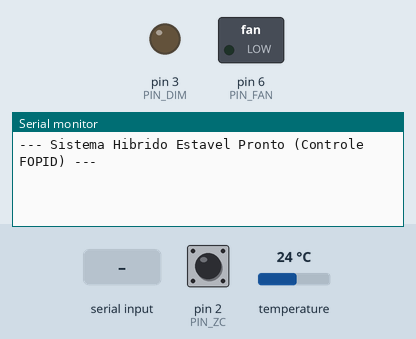
Bench run of a sketch on a simulated Arduino Leonardo, built with avr-gcc and run on an emulated ATmega32U4. Shown: switched loads named in the sketch (green lamp = pin HIGH), output pins drawn as LEDs (lit = HIGH), the last lines printed to the serial monitor. Inputs (shaded band) come from the test bench; at power-on: pin 2 (PIN_ZC) HIGH, temperature 24 °C.

Above: at 1.5 s.
1.6 s: "/stop\n" received over Serial
At 2.8 s:
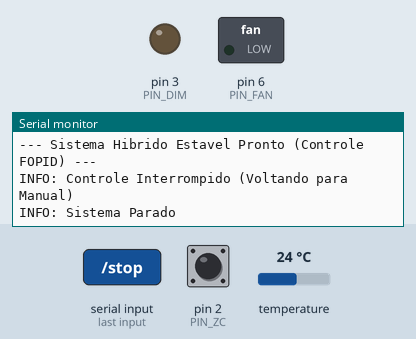
3.1 s: "/monitor off\n" received over the second serial link
At 3.9 s:
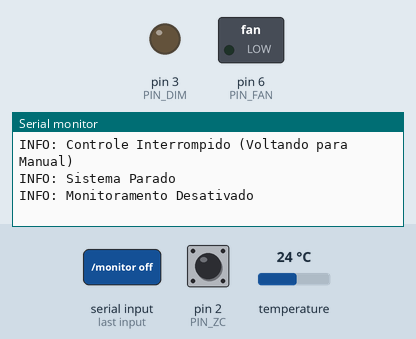
4.6 s: "/play  45\n" received over Serial
At 4.82 s:
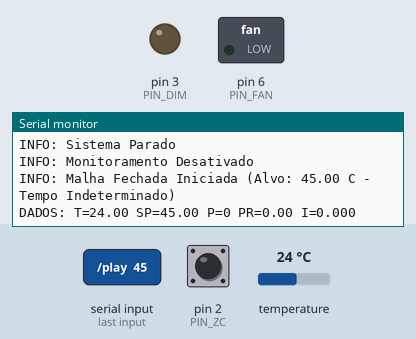
6.1 s: "/staircase  45\n" received over the second serial link
At 6.32 s:
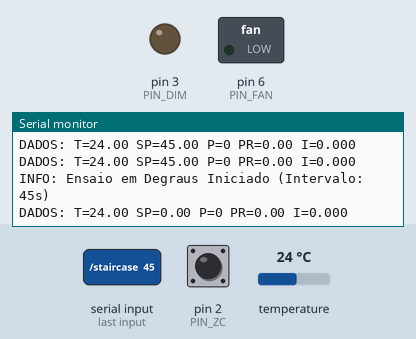

Measured:
- after the input at 1.6 s, the serial monitor: prints a new line at once (image 1)
- after the input at 3.1 s, the serial monitor: prints a new line at once (image 2)
- after the input at 4.6 s, the serial monitor: prints a new line at once (image 3)
- after the input at 6.1 s, the serial monitor: prints a new line at once (image 4)

The sketch:

mega_bt_termico_controle_v1.2.ino
```cpp
/*
  SISTEMA MODULAR - ARQUITETURA HÍBRIDA ESTÁVEL (OMNICANAL + DSP)
  Versão: Controle FOPID (Ordem Fracionária - Aproximação Oustaloup)
*/
#include <OneWire.h>
#include <DallasTemperature.h>

#define PIN_ZC 2
#define PIN_DIM 3
#define PIN_FAN 6
#define PIN_DS18B20 8
#define PIN_CURRENT A0

volatile unsigned long lastZC = 0;
volatile int atrasoDimmerAtual = 8200;
volatile int powerAtual = 0;
volatile unsigned long zcCounter = 0;

OneWire oneWire(PIN_DS18B20);
DallasTemperature sensors(&oneWire);

int ensaioTargetPower = 0;
unsigned long ensaioDurationMillis = 0;
unsigned long ensaioStartMillis = 0;
bool ensaioRunning = false;
bool monitorMode = false;
bool staircaseRunning = false;

volatile float setpointTemp = 30.0;

// =================================================================
// VARIÁVEIS DO CONTROLO FOPID (Ordem 5)
// =================================================================
// =================================================================
// VARIÁVEIS DO CONTROLO FOPID
// =================================================================
// Valores registados para a sua interface (meramente informativos)
/*
volatile float kp = 6.8062e-11, ki = 1.8359e-10, kd = 22.6685;
volatile float lamb = 0.554660, mu = 0.9;

#define TAM_FILTRO 11

// NOSSOS COEFICIENTES OTIMIZADOS:
volatile float b[TAM_FILTRO] = {4.299875e+01, -2.845180e+02, 7.871267e+02, -1.149452e+03, 8.850566e+02, -2.369421e+02, -1.396557e+02, 1.182964e+02, -1.673497e+01, -8.600695e+00, 2.425031e+00};
volatile float a[TAM_FILTRO] = {1.000000e+00, -4.785904e+00, 7.840943e+00, -2.538065e+00, -7.180923e+00, 8.617816e+00, -2.372067e+00, -1.315851e+00, 7.611639e-01, 2.200372e-02, -4.911592e-02};

// Histórico de Estados (ajusta-se automaticamente para 11 posições)
volatile float e_hist[TAM_FILTRO] = {0};
volatile float u_hist[TAM_FILTRO] = {0};
*/

// =================================================================
// VARIÁVEIS DO CONTROLE FOPID REDUZIDO (2.ª ORDEM - HANKEL)
// =================================================================
#define TAM_FILTRO 3  // Precisamos apenas de k, k-1 e k-2

// COEFICIENTES DISCRETOS EXATOS (Gerados nativamente no MATLAB)
// Região 1 (Kp=5, Ki=1, Kd=2, Lam=0.81271, Mu=0.62996)
volatile float r1[3] = {28.159052, -4.944946, -23.118227};
volatile float s1[2] = {-0.002628, -0.996774};

// Região 2 (Kp=5, Ki=1, Kd=2, Lam=0.72245, Mu=0.68271)
volatile float r2[3] = {30.550319, -2.493505, -27.928915};
volatile float s2[2] = {-0.003204, -0.996236};

// Região 3 (Kp=5, Ki=1, Kd=2, Lam=0.99122, Mu=0.56279)
volatile float r3[3] = {30.702280, -18.586565, -12.048402};
volatile float s3[2] = {-0.001691, -0.997653};

// Histórico de Estados (Erro e Saída)
volatile float e_hist[TAM_FILTRO] = {0, 0, 0};
volatile float u_hist[TAM_FILTRO] = {0, 0, 0};

// Variáveis essenciais para o Bluetooth
const byte MASCARA_BUFFER = 64;
char bufferUSB[MASCARA_BUFFER];
char bufferBT[MASCARA_BUFFER];

// Controladores de Tempo
unsigned long lastCurrentTime = 0;
unsigned long lastTempTime = 0;
unsigned long lastTelemetryTime = 0;

void setup() {
  Serial.begin(115200);
  pinMode(PIN_FAN, OUTPUT);
  digitalWrite(PIN_FAN, LOW);

  BT_Init();
  Sensor_Init();
  Dimmer_Init();

  // Inicializa os vetores do controlador FOPID
  Controle_Init();

  EnviarMensagem("--- Sistema Hibrido Estavel Pronto (Controle FOPID) ---");
}

void loop() {
  // 1. Amostragem de corrente contínua
  Sensor_AmostraContinua();

  // 2. Cálculo RMS da corrente (250ms)
  if (millis() - lastCurrentTime >= 250) {
    lastCurrentTime = millis();
    Sensor_CalcularRMS();
  }

  // 3. Atualização da Temperatura (800ms)
  if (millis() - lastTempTime >= 800) {
    lastTempTime = millis();
    Sensor_AmostraTemperatura();
  }

  // 4. Execução da Malha de Controle
  Controle_Update();

  // 5. Telemetria para a Interface (250ms)
  if (millis() - lastTelemetryTime >= 250) {
    lastTelemetryTime = millis();
    BT_SendTelemetry();
  }

  Ensaio_Update();
  BT_Listen();
}
```

BLUETOOTH.ino
```cpp
// =================================================================
// MÓDULO 5: COMUNICAÇÃO OMNICANAL (USB + HC-06)
// =================================================================

void BT_Init() {
  Serial1.begin(115200);
}

void EnviarMensagem(String msg) {
  Serial.println(msg);
  Serial1.println(msg);
}

void CMD_Parse(String cmd) {
  cmd.trim();

  // NOVO: Receção de Parâmetros de Sintonia FOPID da Interface
  if (cmd.startsWith("P;")) {
    // Variáveis declaradas LOCALMENTE apenas para evitar erros de compilação
    float kp, ki, kd, lamb, mu;
    int parsed = sscanf(cmd.c_str(), "P;%f;%f;%f;%f;%f", &kp, &ki, &kd, &lamb, &mu);
    if (parsed == 5) {
      EnviarMensagem("INFO: Parametros recebidos! Lembre-se: Calcule os novos vetores 'r' e 's' no MATLAB.");
    }
    return;
  }
  else if (cmd.startsWith("/play ")) {
    int p1 = cmd.indexOf(' ');
    int p2 = cmd.indexOf(' ', p1 + 1);
    if (p1 != -1 && p2 != -1) {
      int dur = cmd.substring(p1 + 1, p2).toInt();
      float target = cmd.substring(p2 + 1).toFloat();
      Ensaio_Start(dur, target);
    }
  }
  else if (cmd.startsWith("/staircase ")) {
    int interval = cmd.substring(11).toInt();
    Staircase_Start(interval);
  }
  else if (cmd == "/stop") {
    Ensaio_Stop();
    staircaseRunning = false;
    powerAtual = 0;
    EnviarMensagem("INFO: Sistema Parado");
  }
  else if (cmd.startsWith("/setpoint ")) {
    setpointTemp = cmd.substring(10).toFloat();
    EnviarMensagem("INFO: Novo Setpoint = " + String(setpointTemp) + " C");
  }
  else if (cmd.startsWith("/monitor on")) {
    monitorMode = true;
    EnviarMensagem("INFO: Monitoramento Ativado");
  }
  else if (cmd.startsWith("/monitor off")) {
    monitorMode = false;
    EnviarMensagem("INFO: Monitoramento Desativado");
  }
  else if (cmd.startsWith("/fan ")) {
    int val = cmd.substring(5).toInt();
    analogWrite(PIN_FAN, map(val, 0, 100, 0, 255));
  }
}

// =================================================================
// LEITURA DE DADOS
// =================================================================
void BT_Listen() {
  static byte idxUSB = 0;
  while (Serial.available() > 0) {
    char c = Serial.read();
    if (c != '\n' && c != '\r') {
      bufferUSB[idxUSB++] = c;
      if (idxUSB >= MASCARA_BUFFER) idxUSB = MASCARA_BUFFER - 1;
    } else if (c == '\n') {
      bufferUSB[idxUSB] = '\0';
      idxUSB = 0;
      String cmd = String(bufferUSB);
      if(cmd.length() > 0) CMD_Parse(cmd);
    }
  }

  static byte idxBT = 0;
  while (Serial1.available() > 0) {
    char c = Serial1.read();
    if (c != '\n' && c != '\r') {
      bufferBT[idxBT++] = c;
      if (idxBT >= MASCARA_BUFFER) idxBT = MASCARA_BUFFER - 1;
    } else if (c == '\n') {
      bufferBT[idxBT] = '\0';
      idxBT = 0;
      String cmd = String(bufferBT);
      if(cmd.length() > 0) CMD_Parse(cmd);
    }
  }
}

// =================================================================
// ENVIO DE TELEMETRIA
// =================================================================
void BT_SendTelemetry() {
  static bool lastStateActive = false;
  bool currentStateActive = (ensaioRunning || monitorMode || staircaseRunning);

  if (!currentStateActive) {
    if (lastStateActive) {
      float temp = Sensor_GetTemp();
      if (temp == DEVICE_DISCONNECTED_C) temp = 0.01;
      String pacote = "DADOS: T=" + String(temp, 2) + " SP=0.0 P=0 PR=0.00 I=0.000";
      EnviarMensagem(pacote);
      lastStateActive = false;
    }
    return;
  }

  lastStateActive = true;

  float temp = Sensor_GetTemp();
  float curr = Sensor_GetCorrente();

  float p_real = 165.8 * (curr * curr);
  float send_sp = ensaioRunning ? setpointTemp : 0.0;

  if (temp != DEVICE_DISCONNECTED_C) {
    String pacote = "DADOS: T=" + String(temp, 2) + " SP=" + String(send_sp, 2) + " P=" + String(powerAtual) + " PR=" + String(p_real, 2) + " I=" + String(curr, 3);
    EnviarMensagem(pacote);
  }
  else {
    EnviarMensagem("ERRO: Sensor de Temperatura falhou!");
    String pacote = "DADOS: T=0.01 SP=" + String(send_sp, 2) + " P=" + String(powerAtual) + " PR=" + String(p_real, 2) + " I=" + String(curr, 3);
    EnviarMensagem(pacote);
  }
}
```

controle.ino
```cpp
// =================================================================
// MÓDULO 6: CONTROLADOR DIGITAL FOPID REDUZIDO (RST / IIR 2ª ORDEM)
// =================================================================

unsigned long lastControlTime = 0;
const unsigned long Ts_ms = 2000; // Tempo de Amostragem

void Controle_Init() {
  for(int i = 0; i < TAM_FILTRO; i++) {
    e_hist[i] = 0.0;
    u_hist[i] = 0.0;
  }
  lastControlTime = millis();
}

void Controle_Update() {
  if (!ensaioRunning) {
    lastControlTime = millis();
    return;
  }

  if (millis() - lastControlTime >= Ts_ms) {
    lastControlTime = millis();

    float tempAtual = Sensor_GetTemp();
    if (tempAtual <= 0 || tempAtual > 120) return;

    // 1. SUPERVISOR FUZZY TAKAGI-SUGENO (MÉDIA PONDERADA)
    float curr = Sensor_GetCorrente();
    float p_real = 165.8 * (curr * curr);

    float w1 = 0.0, w2 = 0.0, w3 = 0.0;
    float P1_W = 9.16, P2_W = 19.73, P3_W = 35.09;

    if (p_real <= P1_W) {
      w1 = 1.0;
    } else if (p_real > P1_W && p_real <= P2_W) {
      w1 = (P2_W - p_real) / (P2_W - P1_W);
      w2 = (p_real - P1_W) / (P2_W - P1_W);
    } else if (p_real > P2_W && p_real <= P3_W) {
      w2 = (P3_W - p_real) / (P3_W - P2_W);
      w3 = (p_real - P2_W) / (P3_W - P2_W);
    } else {
      w3 = 1.0;
    }

    // 2. INTERPOLAÇÃO DOS COEFICIENTES FOPID
    float r_eq[3], s_eq[2];
    for(int i = 0; i < 3; i++) {
        r_eq[i] = (w1 * r1[i]) + (w2 * r2[i]) + (w3 * r3[i]);
    }
    for(int i = 0; i < 2; i++) {
        s_eq[i] = (w1 * s1[i]) + (w2 * s2[i]) + (w3 * s3[i]);
    }

    // 3. EQUAÇÃO DE DIFERENÇAS RST
    e_hist[2] = e_hist[1]; e_hist[1] = e_hist[0];
    u_hist[2] = u_hist[1]; u_hist[1] = u_hist[0];
    e_hist[0] = setpointTemp - tempAtual;

    float output = (r_eq[0] * e_hist[0]) + (r_eq[1] * e_hist[1]) + (r_eq[2] * e_hist[2])
                 - (s_eq[0] * u_hist[1]) - (s_eq[1] * u_hist[2]);

    // 4. PROTEÇÃO MATEMÁTICA E SOFT-START (Evita Desconexão USB)
    // Se a matemática gerar um número inválido, zera o sistema
    if (isnan(output) || isinf(output)) {
      output = 0.0;
    }

    // Limites absolutos de segurança
    if (output > 100.0) output = 100.0;
    if (output < 0.0)   output = 0.0;

    // Soft-Start: Pré-aquecimento do filamento (Impede picos EMI)
    float variacao = output - u_hist[1];
    if (variacao > 4.0) {
      output = u_hist[1] + 4.0;
    }

    u_hist[0] = output;
    powerAtual = (int)output;
    Dimmer_SetPower(powerAtual);
  }
}
```

dimmer.ino
```cpp
// =================================================================
// MÓDULO 1: CONTROLO DE POTÊNCIA SÍNCRONO (VERSÃO TESTADA E APROVADA)
// =================================================================

int tabelaDimmer[101];

void Dimmer_CalcularCurva() {
  for (int p = 0; p <= 100; p++) {
    if (p == 0) { tabelaDimmer[0] = 8200; continue; }
    if (p == 100) { tabelaDimmer[100] = 10; continue; }

    int t_min = 10;
    int t_max = 8200;
    int t_ans = 8200;

    for (int i = 0; i < 15; i++) {
      int t_mid = (t_min + t_max) / 2;
      float alpha = (float)t_mid * PI / 8333.33;
      float pot_calc = 1.0 - (alpha / PI) + (sin(2.0 * alpha) / (2.0 * PI));
      pot_calc *= 100.0;
      if (pot_calc < p) t_max = t_mid;
      else { t_min = t_mid; t_ans = t_mid; }
    }
    tabelaDimmer[p] = t_ans;
  }
}

void zeroCrossInterrupt() {
  unsigned long agora = micros();
  // 1. Filtro Anti-Ruído
  if (agora - lastZC < 4000) return;
  lastZC = agora;

  // ==============================================================
  // INTERRUPÇÃO ANINHADA:
  // Reativa as interrupções de fundo. Isso permite que a porta
  // Serial receba o Bluetooth sem corromper as letras, mesmo
  // enquanto o processador estiver preso no delay abaixo!
  // ==============================================================
  interrupts();

  // Lógica de acionamento do TRIAC
  if (powerAtual <= 0) { digitalWrite(PIN_DIM, LOW); return; }
  if (powerAtual >= 100) { digitalWrite(PIN_DIM, HIGH); return; }

  delayMicroseconds(atrasoDimmerAtual);
  digitalWrite(PIN_DIM, HIGH);
  delayMicroseconds(50);
  digitalWrite(PIN_DIM, LOW);
}

void Dimmer_Init() {
  pinMode(PIN_ZC, INPUT_PULLUP);
  pinMode(PIN_DIM, OUTPUT);
  digitalWrite(PIN_DIM, LOW);
  Dimmer_CalcularCurva();
  attachInterrupt(digitalPinToInterrupt(PIN_ZC), zeroCrossInterrupt, RISING);
}

void Dimmer_SetPower(int pot) {
  if (powerAtual != pot) {
    powerAtual = constrain(pot, 0, 100);
    atrasoDimmerAtual = tabelaDimmer[powerAtual];
    if (powerAtual <= 0) digitalWrite(PIN_DIM, LOW);
    else if (powerAtual >= 100) digitalWrite(PIN_DIM, HIGH);
  }
}

void Dimmer_Update() {}
```

logic.ino
```cpp
// =================================================================
// MÓDULO 4: LÓGICA DE ENSAIOS E DEGRAUS
// =================================================================

unsigned long staircaseInterval = 0;
unsigned long staircaseLastMillis = 0;
int staircaseCurrentPower = 0;
bool staircaseRising = true;

void Ensaio_Update() {
  // 1. Lógica do Loop em Degraus (Malha Aberta)
  if (staircaseRunning) {
    if (millis() - staircaseLastMillis >= staircaseInterval) {
      staircaseLastMillis = millis();

      if (staircaseRising) {
        if (staircaseCurrentPower < 100) {
          staircaseCurrentPower += 10;
        } else {
          staircaseRising = false;
          staircaseCurrentPower -= 10;
        }
      } else {
        staircaseCurrentPower -= 10;
        if (staircaseCurrentPower < 0) {
          staircaseRunning = false;
          staircaseCurrentPower = 0;
          Dimmer_SetPower(0);
          EnviarMensagem("INFO: Ensaio em Degraus Concluido");
          return;
        }
      }
      // O uso do Dimmer_SetPower aqui protege o Arduino do crash do USB
      Dimmer_SetPower(staircaseCurrentPower);
      EnviarMensagem("INFO: Potencia Degrau: " + String(staircaseCurrentPower) + "%");
    }
    return;
  }

  // 2. Lógica da Malha Fechada (RST)
  if (ensaioRunning) {
    // Como você pediu, roda por tempo indeterminado!
    // O controle matemático contínuo é feito na aba 'controle.ino'
  }
}

void Ensaio_Start(int durationSec, float targetTemp) {
  setpointTemp = targetTemp;
  ensaioStartMillis = millis();

  staircaseRunning = false; // Garante que a escada pare se estiver a rodar

  Controle_Init();
  ensaioRunning = true;

  EnviarMensagem("INFO: Malha Fechada Iniciada (Alvo: " + String(targetTemp) + " C - Tempo Indeterminado)");
}

void Ensaio_Stop() {
  ensaioRunning = false;
  staircaseRunning = false;
  Dimmer_SetPower(0); // Força a lâmpada a desligar em segurança
  Controle_Init();
  EnviarMensagem("INFO: Controle Interrompido (Voltando para Manual)");
}

void Staircase_Start(int intervalSec) {
  staircaseInterval = (unsigned long)intervalSec * 1000;
  staircaseCurrentPower = 0;
  staircaseRising = true;
  staircaseLastMillis = millis();

  ensaioRunning = false; // Desliga o controlador RST se estiver ativo
  staircaseRunning = true;

  Dimmer_SetPower(0);
  EnviarMensagem("INFO: Ensaio em Degraus Iniciado (Intervalo: " + String(intervalSec) + "s)");
}
```

Source omitted: sensore.ino (3457 bytes)
